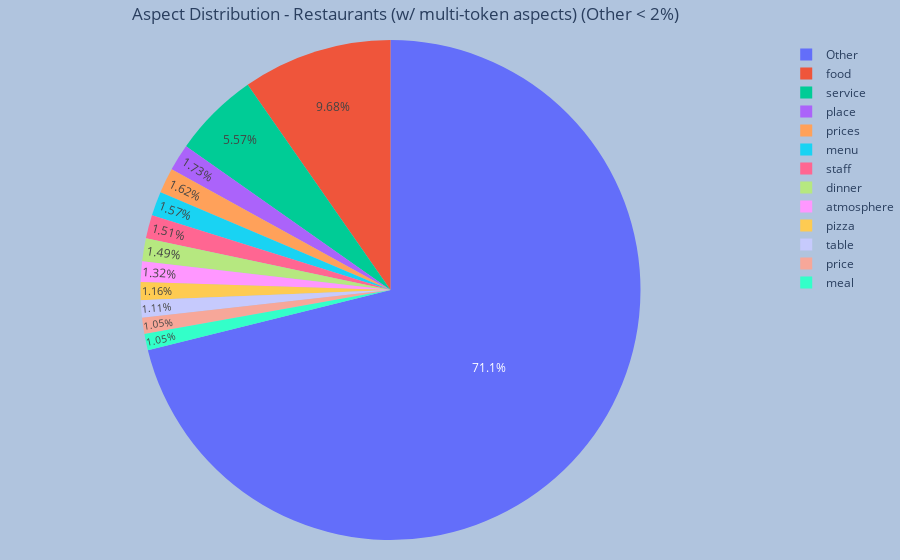

Source (notebook cell):
### Code cell
aspect_dist("res_multi", lemmas=False)

### Figure 1 — Plotly figure (JSON) as saved in the notebook; plotly's stock layout.template omitted (floating-point values rounded to 4 significant figures)
{"data": [{"domain": {"x": [0, 1], "y": [0, 1]}, "hovertemplate": "aspect=%{label}<br>count=%{value}<extra></extra>", "labels": ["Other", "food", "service", "place", "prices", "menu", "staff", "dinner", "atmosphere", "pizza", "table", "price", "meal"], "legendgroup": "", "name": "", "showlegend": true, "textposition": "inside", "type": "pie", "values": [2631, 358, 206, 64, 60, 58, 56, 55, 49, 43, 41, 39, 39]}], "layout": {"legend": {"tracegroupgap": 0}, "margin": {"b": 20, "l": 10, "r": 1, "t": 40}, "paper_bgcolor": "LightSteelBlue", "title": {"text": "Aspect Distribution - Restaurants (w/ multi-token aspects) (Other < 2%)", "x": 0.45}}}
